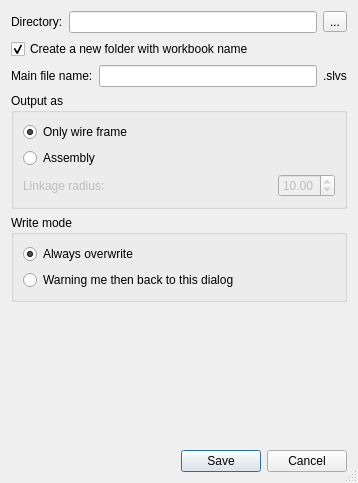
<?xml version="1.0" encoding="UTF-8"?>
<ui version="4.0">
 <class>Dialog</class>
 <widget class="QDialog" name="Dialog">
  <property name="geometry">
   <rect>
    <x>0</x>
    <y>0</y>
    <width>358</width>
    <height>483</height>
   </rect>
  </property>
  <property name="windowTitle">
   <string>Dialog</string>
  </property>
  <property name="windowIcon">
   <iconset resource="../../../../../Desktop/Pyslvs-PyQt5/icons.qrc">
    <normaloff>:/icons/Solvespace.ico</normaloff>:/icons/Solvespace.ico</iconset>
  </property>
  <property name="sizeGripEnabled">
   <bool>true</bool>
  </property>
  <property name="modal">
   <bool>true</bool>
  </property>
  <layout class="QVBoxLayout" name="verticalLayout_3">
   <item>
    <layout class="QHBoxLayout" name="horizontalLayout_2">
     <item>
      <widget class="QLabel" name="path_label">
       <property name="text">
        <string>Directory:</string>
       </property>
      </widget>
     </item>
     <item>
      <widget class="QLineEdit" name="path_edit"/>
     </item>
     <item>
      <widget class="QToolButton" name="choosedir_button">
       <property name="text">
        <string>...</string>
       </property>
       <property name="icon">
        <iconset resource="../../../../../Desktop/Pyslvs-PyQt5/icons.qrc">
         <normaloff>:/icons/loadfile.png</normaloff>:/icons/loadfile.png</iconset>
       </property>
      </widget>
     </item>
    </layout>
   </item>
   <item>
    <widget class="QCheckBox" name="newfolder_option">
     <property name="text">
      <string>Create a new folder with workbook name</string>
     </property>
     <property name="checked">
      <bool>true</bool>
     </property>
    </widget>
   </item>
   <item>
    <layout class="QHBoxLayout" name="horizontalLayout_3">
     <item>
      <widget class="QLabel" name="filename_label">
       <property name="text">
        <string>Main file name:</string>
       </property>
      </widget>
     </item>
     <item>
      <widget class="QLineEdit" name="filename_edit"/>
     </item>
     <item>
      <widget class="QLabel" name="filename_suffix_label">
       <property name="text">
        <string>.slvs</string>
       </property>
      </widget>
     </item>
    </layout>
   </item>
   <item>
    <widget class="QGroupBox" name="output_group">
     <property name="title">
      <string>Output as</string>
     </property>
     <layout class="QVBoxLayout" name="verticalLayout">
      <item>
       <widget class="QRadioButton" name="frame_radio">
        <property name="text">
         <string>Only wire frame</string>
        </property>
        <property name="checked">
         <bool>true</bool>
        </property>
       </widget>
      </item>
      <item>
       <widget class="QRadioButton" name="assembly_radio">
        <property name="text">
         <string>Assembly</string>
        </property>
       </widget>
      </item>
      <item>
       <widget class="QWidget" name="assembly_group" native="true">
        <property name="enabled">
         <bool>false</bool>
        </property>
        <layout class="QHBoxLayout" name="horizontalLayout_4">
         <property name="leftMargin">
          <number>0</number>
         </property>
         <property name="topMargin">
          <number>0</number>
         </property>
         <property name="rightMargin">
          <number>0</number>
         </property>
         <property name="bottomMargin">
          <number>0</number>
         </property>
         <item>
          <widget class="QLabel" name="label">
           <property name="text">
            <string>Linkage radius:</string>
           </property>
          </widget>
         </item>
         <item>
          <spacer name="horizontalSpacer_2">
           <property name="orientation">
            <enum>Qt::Horizontal</enum>
           </property>
           <property name="sizeHint" stdset="0">
            <size>
             <width>40</width>
             <height>20</height>
            </size>
           </property>
          </spacer>
         </item>
         <item>
          <widget class="QDoubleSpinBox" name="link_radius">
           <property name="minimum">
            <double>0.010000000000000</double>
           </property>
           <property name="value">
            <double>10.000000000000000</double>
           </property>
          </widget>
         </item>
        </layout>
       </widget>
      </item>
     </layout>
    </widget>
   </item>
   <item>
    <widget class="QGroupBox" name="groupBox">
     <property name="title">
      <string>Write mode</string>
     </property>
     <layout class="QVBoxLayout" name="verticalLayout_2">
      <item>
       <widget class="QRadioButton" name="overwrite_radio">
        <property name="text">
         <string>Always overwrite</string>
        </property>
        <property name="checked">
         <bool>true</bool>
        </property>
       </widget>
      </item>
      <item>
       <widget class="QRadioButton" name="warn_radio">
        <property name="text">
         <string>Warning me then back to this dialog</string>
        </property>
       </widget>
      </item>
     </layout>
    </widget>
   </item>
   <item>
    <spacer name="verticalSpacer">
     <property name="orientation">
      <enum>Qt::Vertical</enum>
     </property>
     <property name="sizeHint" stdset="0">
      <size>
       <width>20</width>
       <height>158</height>
      </size>
     </property>
    </spacer>
   </item>
   <item>
    <layout class="QHBoxLayout" name="horizontalLayout">
     <item>
      <spacer name="horizontalSpacer">
       <property name="orientation">
        <enum>Qt::Horizontal</enum>
       </property>
       <property name="sizeHint" stdset="0">
        <size>
         <width>40</width>
         <height>20</height>
        </size>
       </property>
      </spacer>
     </item>
     <item>
      <widget class="QDialogButtonBox" name="buttonBox">
       <property name="standardButtons">
        <set>QDialogButtonBox::Cancel|QDialogButtonBox::Save</set>
       </property>
      </widget>
     </item>
    </layout>
   </item>
  </layout>
 </widget>
 <resources>
  <include location="../../../../../Desktop/Pyslvs-PyQt5/icons.qrc"/>
 </resources>
 <connections>
  <connection>
   <sender>buttonBox</sender>
   <signal>rejected()</signal>
   <receiver>Dialog</receiver>
   <slot>reject()</slot>
   <hints>
    <hint type="sourcelabel">
     <x>296</x>
     <y>310</y>
    </hint>
    <hint type="destinationlabel">
     <x>199</x>
     <y>168</y>
    </hint>
   </hints>
  </connection>
  <connection>
   <sender>assembly_radio</sender>
   <signal>toggled(bool)</signal>
   <receiver>assembly_group</receiver>
   <slot>setEnabled(bool)</slot>
   <hints>
    <hint type="sourcelabel">
     <x>178</x>
     <y>146</y>
    </hint>
    <hint type="destinationlabel">
     <x>178</x>
     <y>184</y>
    </hint>
   </hints>
  </connection>
 </connections>
</ui>
